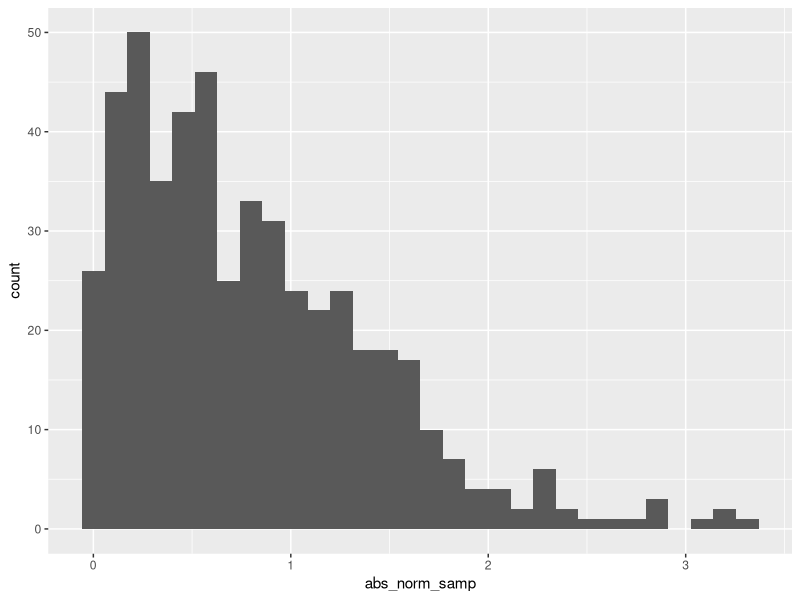

This chart was generated by the following R code:
## ---- chunk 1
samp = rnorm(100)
length(samp)
## ---- chunk 2
library(tidyverse)

la_df = tibble(
  norm_samp = rnorm(500),
  norm_samp_pos = norm_samp > 0,
  abs_norm_samp = abs(norm_samp)
)

ggplot(la_df, aes(x = abs_norm_samp)) + geom_histogram()

median_samp = median(pull(la_df, norm_samp))
